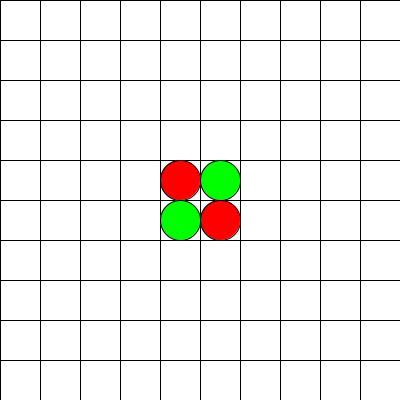
Frame 1 (no input)
Frame 60 (the mouse pressed at the canvas centre just before this capture): identical to frame 1, image omitted
Frame 120 (the mouse held since frame 60 and released just before this capture): identical to frame 1, image omitted

The Processing sketch that drew this single still picture (run headless with seeded random() and noise(); from frame 60 on, the mouse is pressed at the canvas centre):

// Processing sketch: othello
// ── othello.pde
int [][]grid = new int[10][10];
void setup(){
  size(400,400);
  grid[4][4]=1;
  grid[4][5]=2;
  grid[5][4]=2;
  grid[5][5]=1;
}
void drawGrid(){
  for(int i=0;i<=10;i++){
    line(i*40,0,i*40,400);
    line(0,i*40,400,i*40);
  }  
}
void drawGo(){
  for(int i=0;i<10;i++){
    for(int j=0;j<10;j++){
      if(grid[i][j]==1){
        fill(255,0,0);
        ellipse(i*40+20,j*40+20, 40,40);
      }else if(grid[i][j]==2){
        fill(0,255,0);
        ellipse(i*40+20,j*40+20, 40,40);
      }
    }
  }
}
void draw(){
  background(255);
  drawGrid();
  drawGo();
}
int nowColor=1;
void mousePressed(){
  int i=mouseX/40, j=mouseY/40;
  if(grid[i][j]==0){
    grid[i][j]=nowColor;
    nowColor=3-nowColor;
    int sum=check8way(i,j);
  }
  println("This is the "+mouseX + " and " + mouseY);
}
int check1(int x, int y){
  //1-st to right
  for(int i=x+1;i<10;i++){
    if(grid[i][y]==0){//bad, no convert color and break;
      return 0;
    }else if(grid[i][y]==3-nowColor){
      for(int j=x+1;j<i;j++) grid[j][y]=3-nowColor;
      return i-x-1;
    }
  }
  return 0;
}
int check5(int x, int y){
  //2-st
  for(int i=x-1;i>=0;i--){
    if(grid[i][y]==0){//bad, no convert color and break;
      return 0;
    }else if(grid[i][y]==3-nowColor){
      for(int j=x-1;j>i;j--) grid[j][y]=3-nowColor;
      return x-1-i;
    }
  }  
  return 0;
}
int check3(int x, int y){
  for(int i=y+1;i<10;i++){
    if(grid[x][i]==0){
      return 0;
    }else if(grid[x][i]==3-nowColor){
      for(int j=y+1;j<i;j++) grid[x][j]=3-nowColor;
      return i-y-1;
    }
  }
  return 0;
}
int check7(int x, int y){
  for(int i=y-1;i>=0;i--){
    if(grid[x][i]==0){
      return 0;
    }else if(grid[x][i]==3-nowColor){
      for(int j=y-1;j>i;j--) grid[x][j]=3-nowColor;
      return y-1-i;
    }
  }
  return 0;
}
int check8way(int x, int y){
  int sum=0;
  sum+=check1(x,y);
  sum+=check3(x,y);
  sum+=check5(x,y);
  sum+=check7(x,y);
  return sum;
}
